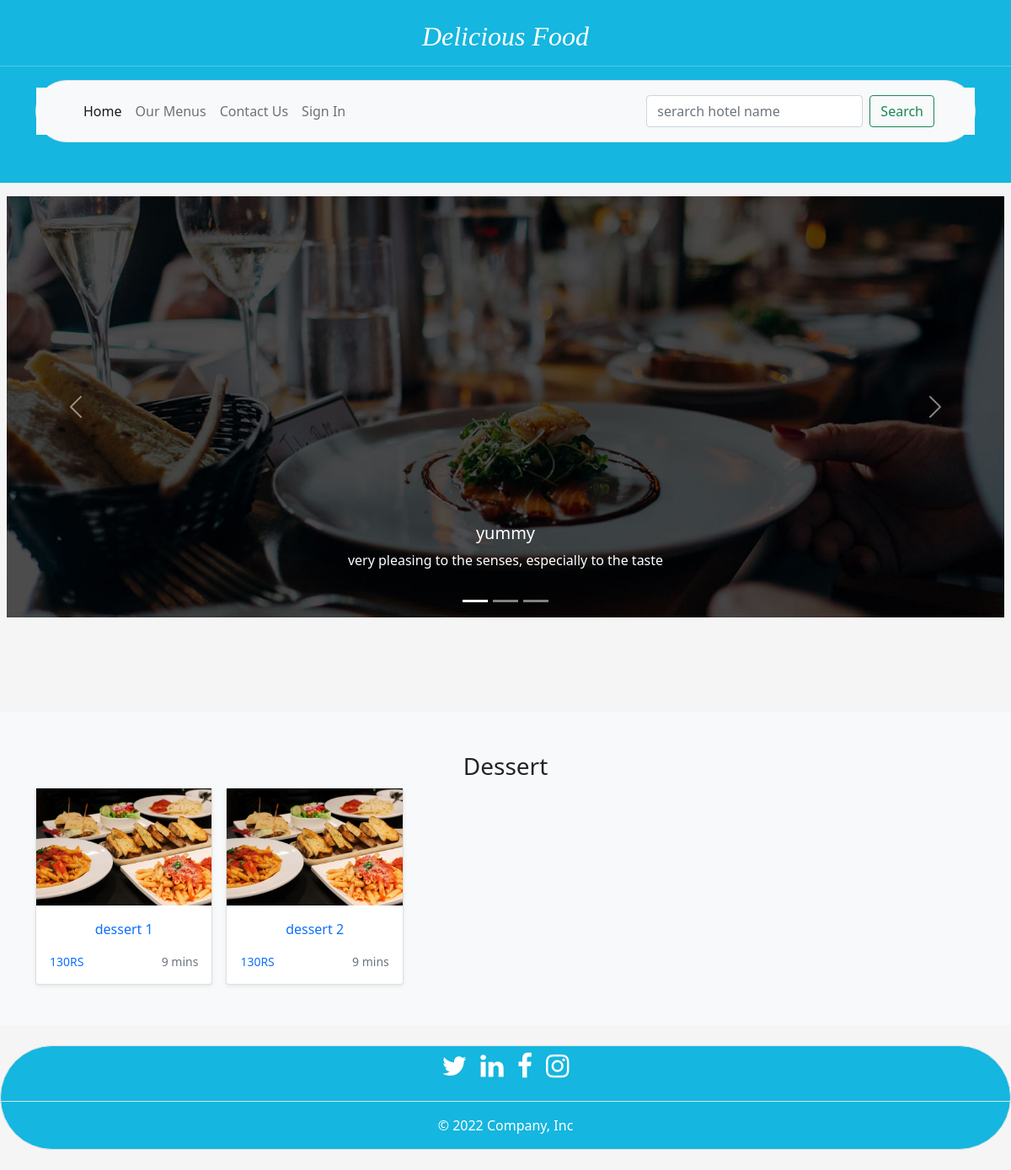
Page /desserts/hotel shri ram on the committed database.
### Apk/models.py (models this page shows)
class Product(models.Model):
    name = models.CharField(max_length=122)
    selling_price = models.FloatField()
    discounted_price = models.FloatField()
    category = models.ForeignKey(Category,on_delete= models.CASCADE,default= None)
    description = models.TextField()
    hotel_name = models.ForeignKey(Hotels,on_delete=models.CASCADE,default= None ,null= True)
    product_image = models.ImageField(upload_to = 'media')

### Apk/views.py (the view)
# urls.py: path('desserts/',views.dessert, name= 'dessert'),
def dessert(request,name = None):
    product = Product.objects.filter(hotel_name__name = name).filter(category__name = 'dessert')
    return render(request,'dessert.html',{'product':product})

### Apk/templates/dessert.html (shortened to what this page needs)
{% extends 'base.html' %}
{% block blog %}
<div class="album py-5 bg-light">
    <div class="container">
        <h3 class="text-center">Dessert</h3>
        <div class="row row-cols-3 row-cols-sm-4 row-cols-md-5 g-3">
            {% for dessert in product %}
                <div class="col">
                    <a style="text-decoration: none;" href="{% url 'productdetails' dessert.id %}">
                        <div class="card shadow-sm">
                            <img src="{{dessert.product_image.url}}" alt="image">
                            <div class="card-body">
                                <p class="card-text text-center">{{dessert.name}}</p>
                                <div class="d-flex justify-content-between align-items-center">
                                    <small>130RS</small>
                                    <small class="text-muted">9 mins</small>
                                </div>
                            </div>
                        </div>
                    </a>
                </div>
            {% endfor %}
        </div>
    </div>
</div>
{% endblock blog %}

### Apk/static/css/main.css (style rules this page uses)
a { text-decoration: none; }

### Apk/templates/base.html (style rules this page uses)
body { background-color: whitesmoke; }

### rows in the picture
Product: product_image (picture), name "dessert 1"
Product: product_image (picture), name "dessert 2"
